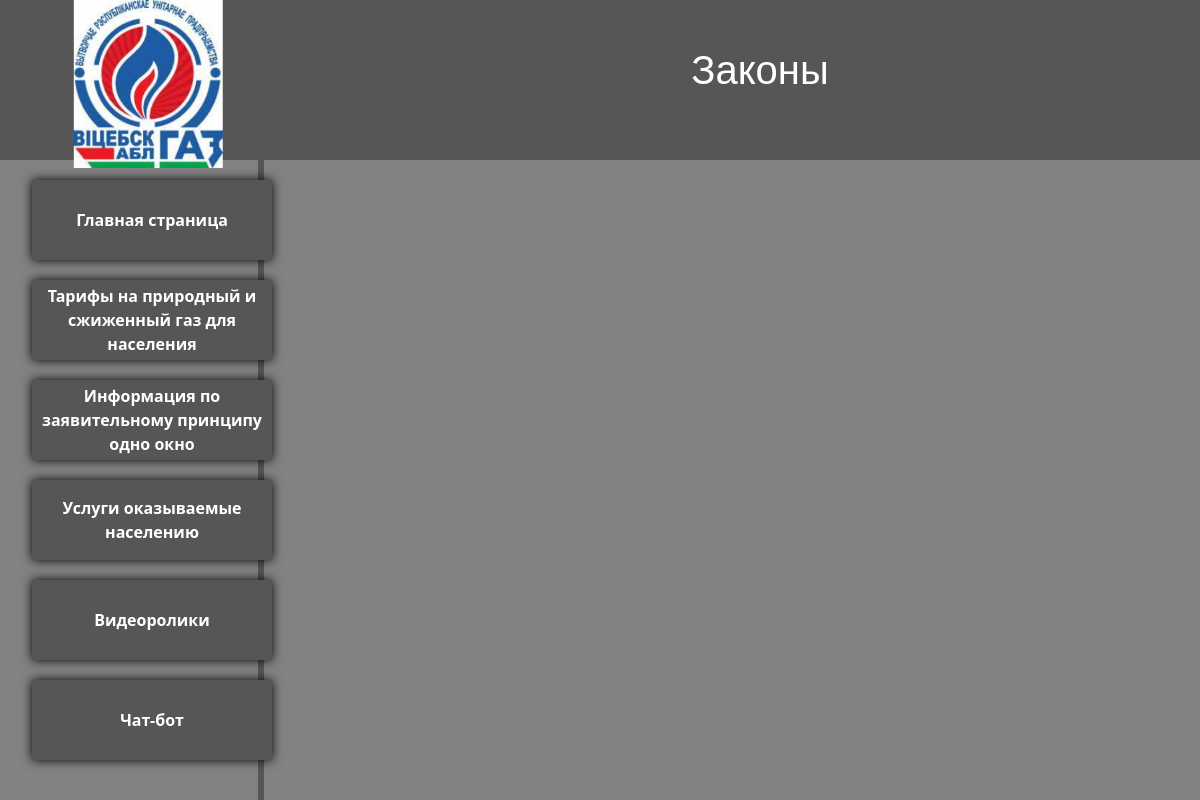
The page /onewindow/list_of_normative_documents/Law on the database as committed earlier.
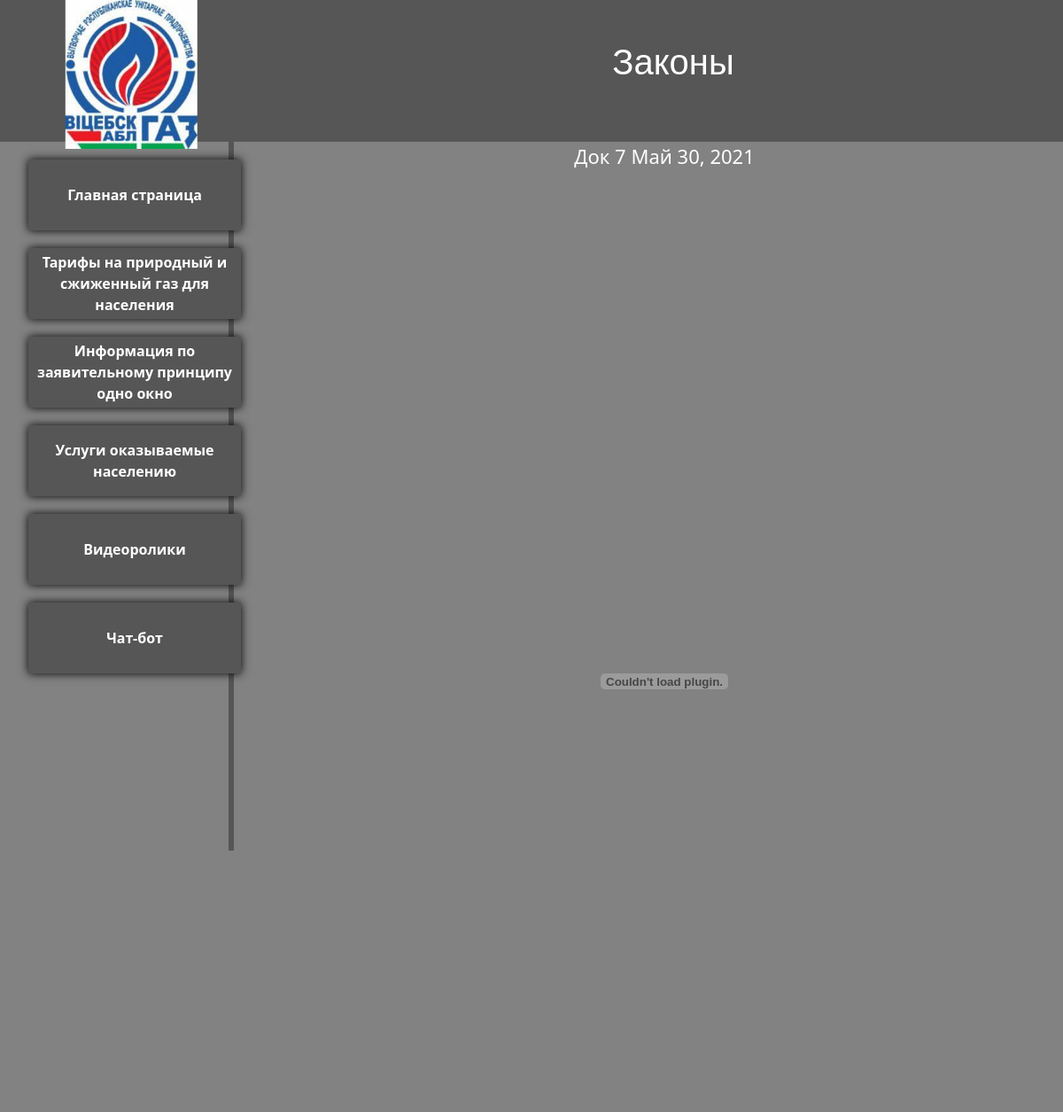
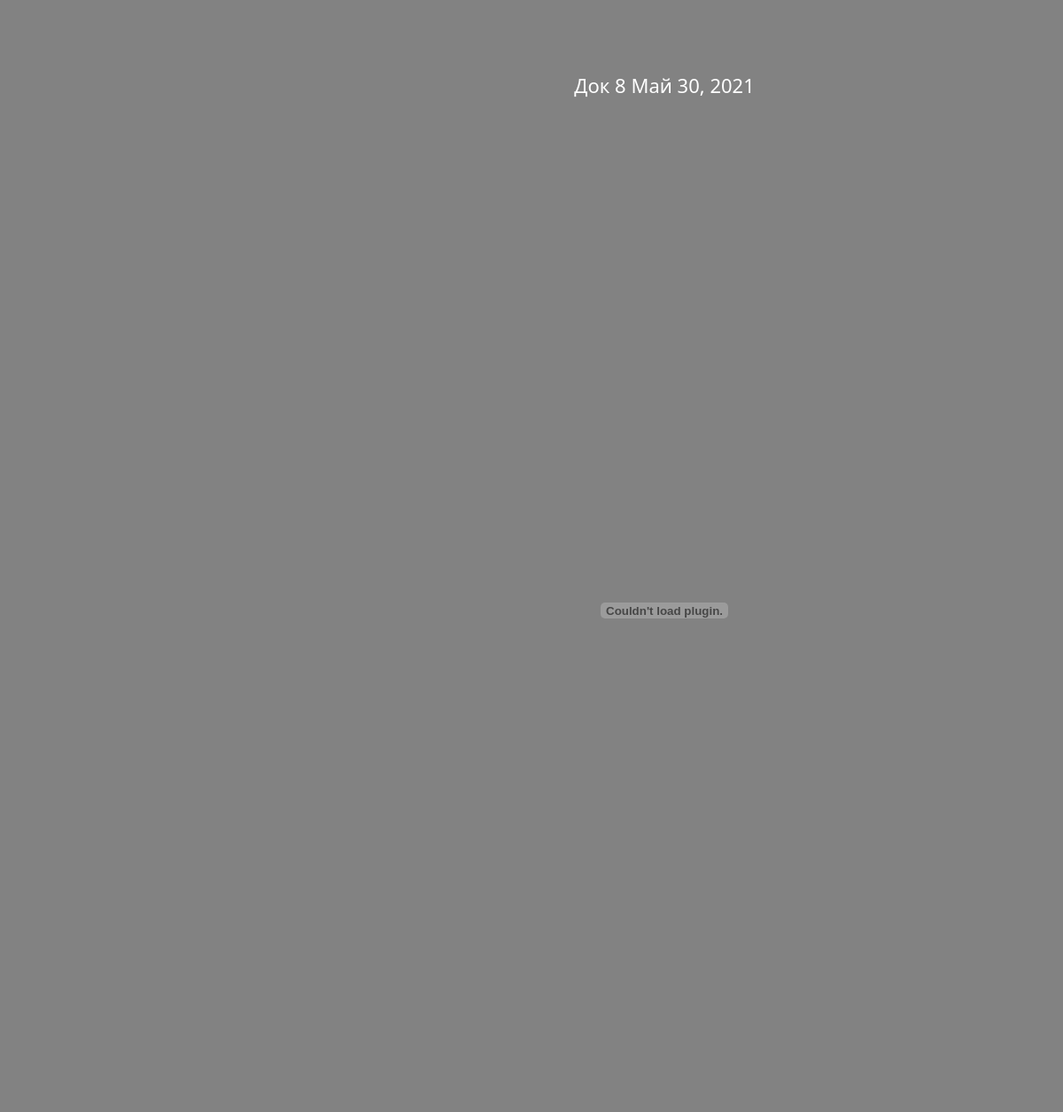
The same page on the database as committed later (2 pictures, top to bottom).
### main/models.py (models this page shows, shortened)
class Law(models.Model):
    title = models.CharField(max_length=150)
    Law_doc = models.FileField(upload_to='list_of_normative_documents/')
    times = models.DateField()

### main/views.py (the view)
# urls.py: path('onewindow/list_of_normative_documents/Law', views.Law_home, name='Law'),
def Law_home(request):
    data = Law.objects.all()
    return render(request,'main/list_of_normative_documents/Law.html', {'data': data})

### main/templates/main/list_of_normative_documents/Law.html (shortened to what this page needs)
{%extends 'main/layout.html'%}
{%block place%}
<p class="top_text">Законы</p>
{%endblock%}
{%block body%}
{%for el in data%}
<center>
        <div class="botton_color">
                <p href="{{ el.Law}}" class="names">{{ el.title }} {{el.times}}</p>
                <embed class="docs_view" src="{{ el.Law_doc.url }}">
        </div>
</center>
{%endfor%}
{%endblock%}

Rows that differ between the two databases and show on the page:
added Law: title "Док 7", times "Май 30, 2021"
added Law: title "Док 8", times "Май 30, 2021"
